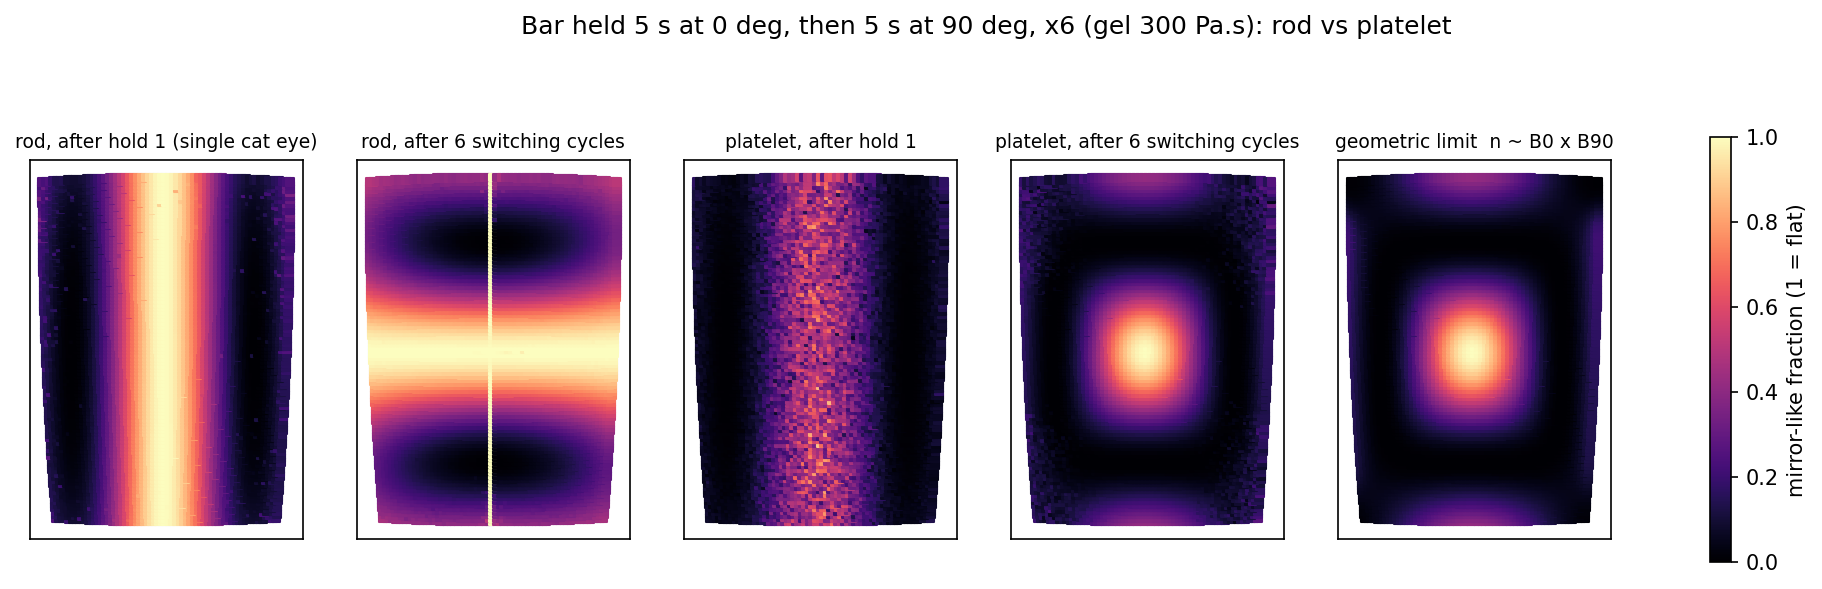

Reproduce this figure in Python.
"""
Feasibility spike: does a PLATELET flake (easy plane, two axes) make a compact bright patch under
alternating perpendicular cat-eye holds, where the current ROD model can only print a bar?

Inputs: fields.json, exported from the sandbox (src/core field solver): the field B (tesla) at every nail
texel for the cat-eye bar at 0 deg and rotated 90 deg, plus the surface normals.

Model (all constants are order-of-magnitude estimates, not calibrated):
  platelet with normal n, easy plane, anisotropic susceptibility dchi:
      U = (V dchi / 2 mu0) (B.n)^2   -> torque makes n perpendicular to B (plane contains B)
      viscous rotation of a disc about a diameter: zeta = (32/3) eta a^3
      dn/dt = -kappa (B.n) (B - (B.n) n),   kappa = 3 pi h dchi / (32 mu0 eta a)
  rod with axis t (the current sandbox model): dt/dt = +kappa (B.t)(B - (B.t) t)
Each flake has its own kappa (log-normal spread, as in the sandbox's kSpread).

Usage: python platelet_spike.py [fields.json] [eta_PaS]
"""
import json
import sys
import numpy as np
import matplotlib
matplotlib.use("Agg")
import matplotlib.pyplot as plt

path = sys.argv[1] if len(sys.argv) > 1 else "fields.json"
eta = float(sys.argv[2]) if len(sys.argv) > 2 else 300.0       # Pa.s (gel, from the sandbox gel test)

D = json.load(open(path))
nu, nv, cnt = D["nu"], D["nv"], D["count"]
N = np.array(D["N"]).reshape(cnt, 3)
B0 = np.array(D["B0"]).reshape(cnt, 3)
B90 = np.array(D["B90"]).reshape(cnt, 3)

# --- constants (estimates) ---
mu0 = 4e-7 * np.pi
a = 6e-6            # flake radius (sandbox default flakeRadius)
h = a / 10.0        # thickness (aspect ratio 10: assumption)
dchi = 3.0          # sandbox 'chi'
kappa0 = 3 * np.pi * h * dchi / (32 * mu0 * eta * a)      # 1/(T^2 s)
spread = 0.55       # sandbox kSpread
NF = 8              # flakes per texel (raise for smoother maps; cost is linear)
rng = np.random.default_rng(1)
kap = kappa0 * np.exp(spread * rng.standard_normal((cnt, NF)))


def unit(v):
    return v / np.maximum(np.linalg.norm(v, axis=-1, keepdims=True), 1e-30)


def rhs(x, B, sign):
    bx = np.einsum("tfk,tk->tf", x, B)                     # B . x
    return sign * kap[..., None] * bx[..., None] * (B[:, None, :] - bx[..., None] * x)


def evolve(x, B, T, sign, dt=0.05):
    for _ in range(int(round(T / dt))):
        k1 = rhs(x, B, sign)
        k2 = rhs(unit(x + 0.5 * dt * k1), B, sign)
        k3 = rhs(unit(x + 0.5 * dt * k2), B, sign)
        k4 = rhs(unit(x + dt * k3), B, sign)
        x = unit(x + dt / 6 * (k1 + 2 * k2 + 2 * k3 + k4))
    return x


def protocol(x0, sign, cycles, hold=5.0):
    """cycles of (hold at B0, hold at B90). Returns state after first hold and after all cycles."""
    x = evolve(x0.copy(), B0, hold, sign)
    first = x.copy()
    x = evolve(x, B90, hold, sign)
    for _ in range(cycles - 1):
        x = evolve(x, B0, hold, sign)
        x = evolve(x, B90, hold, sign)
    return first, x


x0 = unit(rng.standard_normal((cnt, NF, 3)))
CYC = 6
plate_first, plate_end = protocol(x0, -1.0, CYC)     # sign -1: n goes perpendicular to B
rod_first, rod_end = protocol(x0, +1.0, CYC)         # sign +1: axis goes parallel to B


def flat_platelet(x):          # 1 = face parallel to the nail surface (mirrors)
    return np.mean(np.einsum("tfk,tk->tf", x, N) ** 2, axis=1)


def flat_rod(x):               # 1 = rod lying along the surface
    return np.mean(1 - np.einsum("tfk,tk->tf", x, N) ** 2, axis=1)


# geometric limit: alternating projections converge to b0 x b90
lim = unit(np.cross(unit(B0), unit(B90)))
flat_limit = np.einsum("tk,tk->t", lim, N) ** 2

maps = {
    "rod, after hold 1 (single cat eye)": flat_rod(rod_first),
    "rod, after 6 switching cycles": flat_rod(rod_end),
    "platelet, after hold 1": flat_platelet(plate_first),
    "platelet, after 6 switching cycles": flat_platelet(plate_end),
    "geometric limit  n ~ B0 x B90": flat_limit,
}


def shape(m, thr=0.9):
    """area fraction above thr and aspect ratio of that region (nail-local coordinates)."""
    P = np.array(D["P"]).reshape(cnt, 3)[:, :2]
    s = m > thr
    if s.sum() < 5:
        return float(s.mean()), None
    c = np.cov((P[s] - P[s].mean(0)).T)
    w = np.sort(np.linalg.eigvalsh(c))
    return float(s.mean()), float(np.sqrt(w[1] / max(w[0], 1e-12)))


print("eta = %.0f Pa.s, kappa0 = %.0f 1/(T^2 s)  (k at 50 mT = %.2f /s)" % (eta, kappa0, kappa0 * 0.05**2))
print("%-40s %10s %8s %8s" % ("map", "area>0.9", "aspect", "mean"))
for k, m in maps.items():
    af, asp = shape(m)
    print("%-40s %10.3f %8s %8.3f" % (k, af, "-" if asp is None else "%.2f" % asp, m.mean()))

P2 = np.array(D["P"]).reshape(cnt, 3)[:, :2]
np.savez("platelet_spike_maps.npz", P=P2, **{k.split(",")[0].replace(" ", "_") + "_" + str(i): m for i, (k, m) in enumerate(maps.items())})
fig, ax = plt.subplots(1, 5, figsize=(17, 4.6))
for a_, (k, m) in zip(ax, maps.items()):
    sc = a_.scatter(P2[:, 0], P2[:, 1], c=m, s=14, vmin=0, vmax=1, cmap="magma", marker="s")
    a_.set_title(k, fontsize=9)
    a_.set_aspect("equal"); a_.set_xticks([]); a_.set_yticks([])
fig.colorbar(sc, ax=ax, shrink=0.8, label="mirror-like fraction (1 = flat)")
fig.suptitle("Bar held 5 s at 0 deg, then 5 s at 90 deg, x6 (gel %.0f Pa.s): rod vs platelet" % eta)
fig.savefig("platelet_spike.png", dpi=150, bbox_inches="tight")
print("saved platelet_spike.png")
